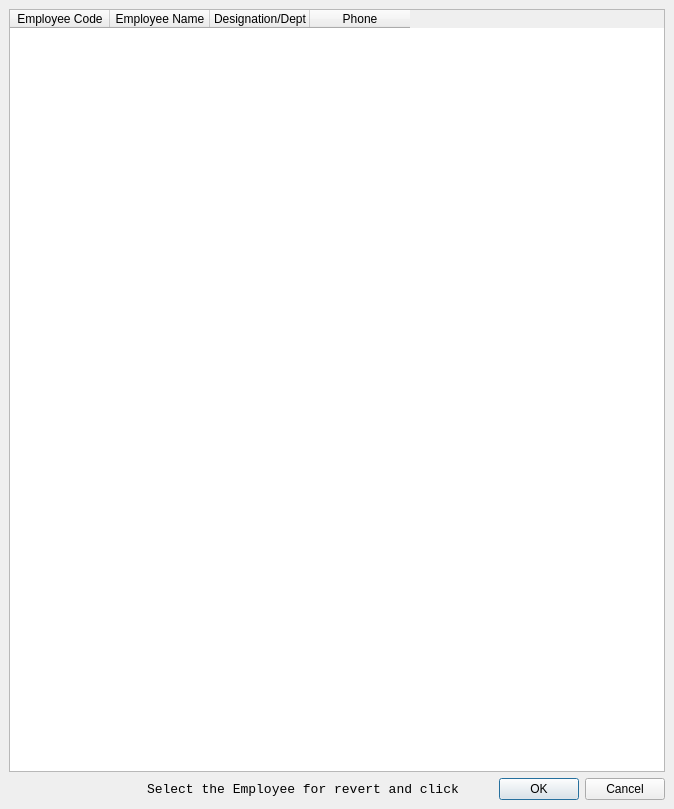
<?xml version="1.0" encoding="UTF-8"?>
<ui version="4.0">
 <class>MWin_Revert</class>
 <widget class="QMainWindow" name="MWin_Revert">
  <property name="geometry">
   <rect>
    <x>0</x>
    <y>0</y>
    <width>674</width>
    <height>809</height>
   </rect>
  </property>
  <property name="windowTitle">
   <string>MainWindow</string>
  </property>
  <property name="styleSheet">
   <string notr="true"/>
  </property>
  <widget class="QWidget" name="CWin_Revert">
   <layout class="QGridLayout" name="gridLayout">
    <item row="1" column="1">
     <widget class="QLabel" name="NEX_Message">
      <property name="font">
       <font>
        <family>Courier New</family>
        <pointsize>10</pointsize>
        <weight>50</weight>
        <italic>false</italic>
        <bold>false</bold>
       </font>
      </property>
      <property name="text">
       <string>Select the Employee for revert and click</string>
      </property>
     </widget>
    </item>
    <item row="1" column="2">
     <widget class="QDialogButtonBox" name="IQDB_EmpRevert">
      <property name="maximumSize">
       <size>
        <width>200</width>
        <height>16777215</height>
       </size>
      </property>
      <property name="standardButtons">
       <set>QDialogButtonBox::Cancel|QDialogButtonBox::Ok</set>
      </property>
     </widget>
    </item>
    <item row="0" column="0" colspan="3">
     <widget class="QTableWidget" name="OQTB_EmpRevert">
      <property name="styleSheet">
       <string notr="true">font: 10pt &quot;Courier New&quot;;</string>
      </property>
      <column>
       <property name="text">
        <string>Employee Code</string>
       </property>
      </column>
      <column>
       <property name="text">
        <string>Employee Name</string>
       </property>
      </column>
      <column>
       <property name="text">
        <string>Designation/Dept</string>
       </property>
      </column>
      <column>
       <property name="text">
        <string>Phone</string>
       </property>
      </column>
     </widget>
    </item>
   </layout>
  </widget>
 </widget>
 <resources>
  <include location="../BASE_WIN/Source_icon/icon.qrc"/>
 </resources>
 <connections/>
</ui>
